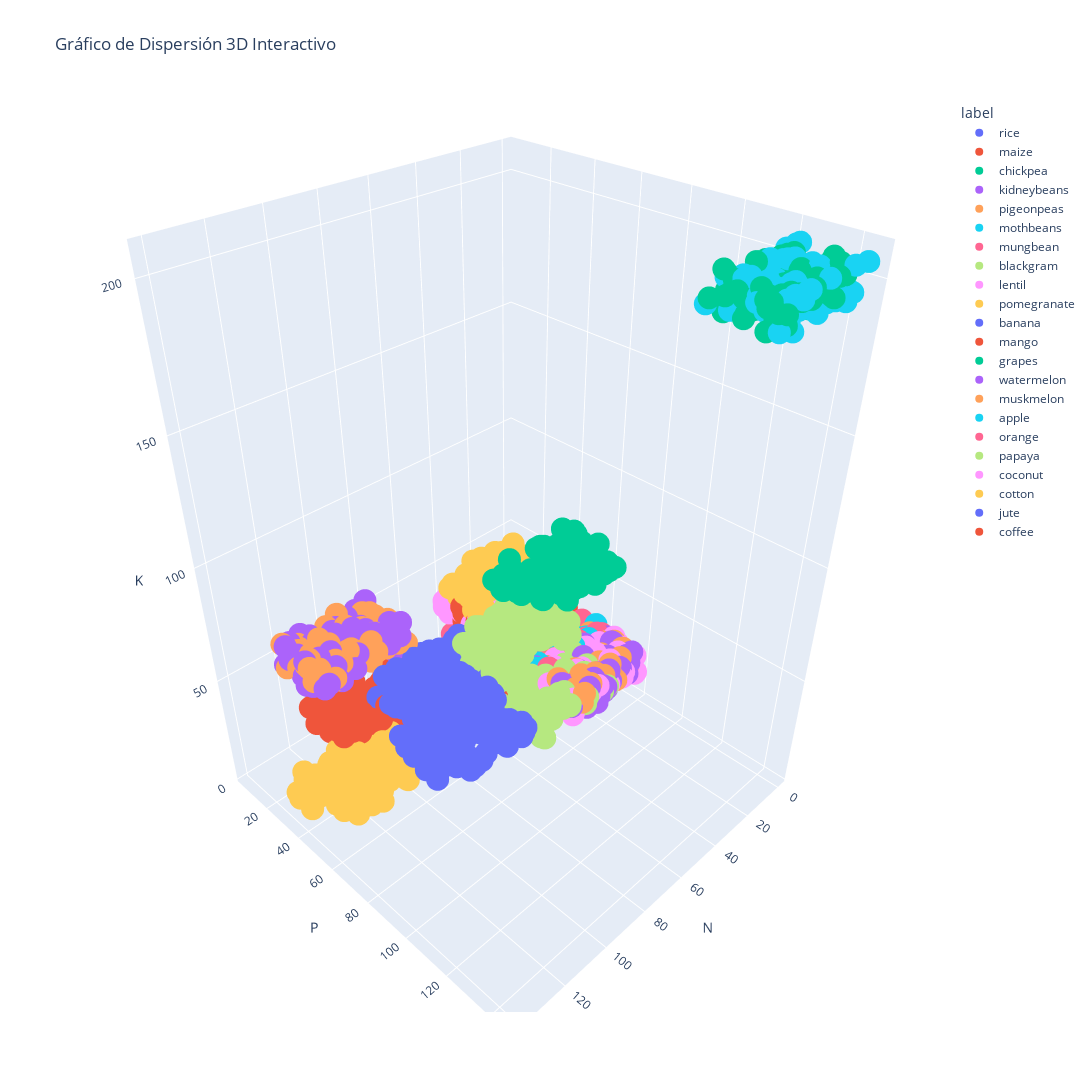

This figure's notebook cell:
### Code cell
plot_interactivo(df,'N','P','K','label')
